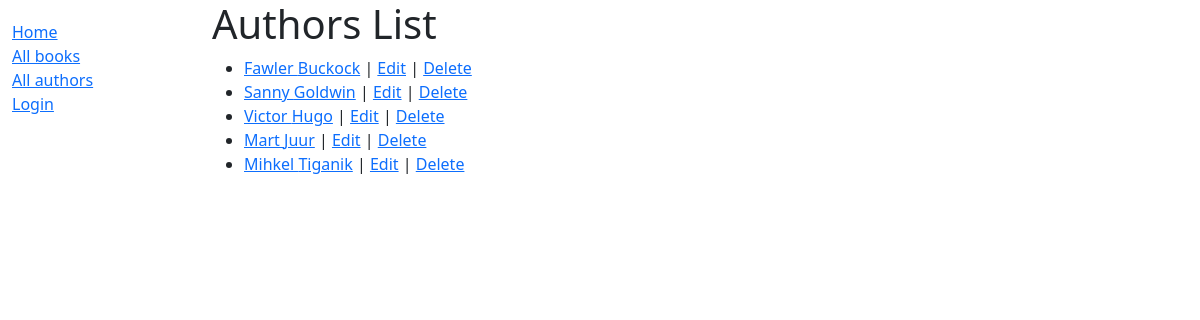
The app's page /catalog/authors/, older data.
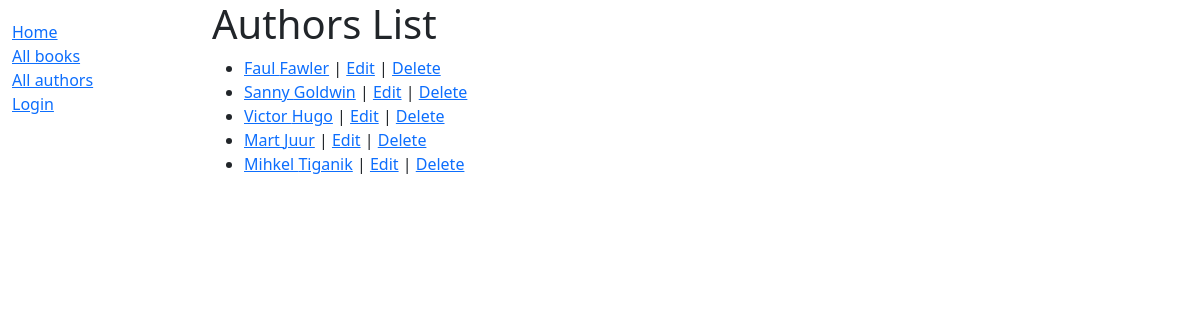
The same page, newer data.
### catalog/models.py (models this page shows, shortened)
class Author(models.Model):
    first_name = models.CharField(max_length=100)
    last_name = models.CharField(max_length=100)
    date_of_birth = models.DateField(null=True, blank=True)
    date_of_death = models.DateField('Died', null=True, blank=True)
    class Meta:
        ordering = ['last_name', 'first_name']
    def get_absolute_url(self):
        return reverse('author-detail', args=[str(self.id)])

### catalog/views.py (the view)
# urls.py: path('authors/', views.AuthorListView.as_view(), name='authors'),
class AuthorListView(generic.ListView):
    model = Author

### catalog/templates/catalog/author_list.html (shortened to what this page needs)
{% extends "base_generic.html" %}
{% block content %}
  <h1>Authors List</h1>
  {% if author_list %}
    <ul>
      {% for author in author_list %}
      <li>
        <a href="{{ author.get_absolute_url }}">{{ author.first_name }} {{ author.last_name }}</a> |
        <a href="{% url  'author-update' author.id %}">Edit</a> | <a href="{% url  'author-delete' author.id %}">Delete</a>
      </li>
      {% endfor %}
    </ul>
  {% else %}
    <p>There are no authors in the library.</p>
  {% endif %}
{% endblock %}

### catalog/templates/base_generic.html (shortened to what this page needs)
<!DOCTYPE html>
<html lang="en">
  <head>
    <link
      href="https://cdn.jsdelivr.net/npm/bootstrap@5.1.3/dist/css/bootstrap.min.css"
      rel="stylesheet"
 />
    {% load static %}
    <link rel="stylesheet" href="{% static 'css/styles.css' %}" />
  </head>
  <body>
    <div class="container-fluid">
      <div class="row">
        <div class="col-sm-2">
          {% block sidebar %}
            <ul class="sidebar-nav">
              <li><a href="{% url 'index' %}">Home</a></li>
              <li><a href="{% url 'books' %}">All books</a></li>
              <li><a href="{% url 'authors' %}">All authors</a></li>
              {% if user.is_authenticated %}
              <li>User: {{ user.get_username }}</li>
              <li><a href="{% url 'my-borrowed' %}">My Borrowed</a></li>
              <li><a href="{% url 'logout' %}?next={{ request.path }}">Logout</a></li>
            {% else %}
              <li><a href="{% url 'login' %}?next={{ request.path }}">Login</a></li>
            {% endif %}
            <br>
            </ul>
          {% endblock %}
        </div>
        <div class="col-sm-10 ">{% block content %}{% endblock %}
        </div>
      </div>
    </div>
  </body>
</html>

Row changes from the older to the newer data that the page shows:
removed Author: first_name "Fawler", last_name "Buckock"
added Author: first_name "Faul", last_name "Fawler"
